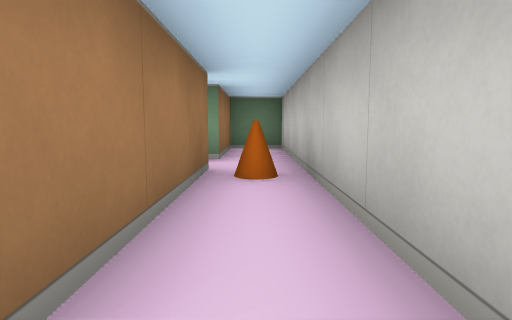
View 1 (above)

15 first-person views from a walk through a cub3D maze. The camera is about half as high as the walls, tilts 6° down and sees 75° across. The floor is counted in squares. Each view is taken from the middle of a square. On the plan, view 1 faces up. The plan holds only what a view shows up to about 9 squares ahead; the rest is blank.

View 2
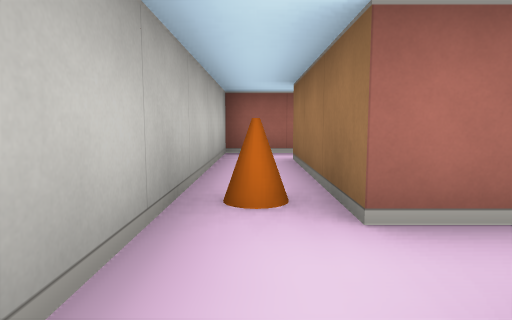

View 3
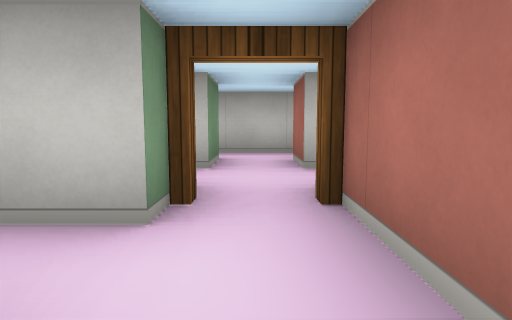

View 4
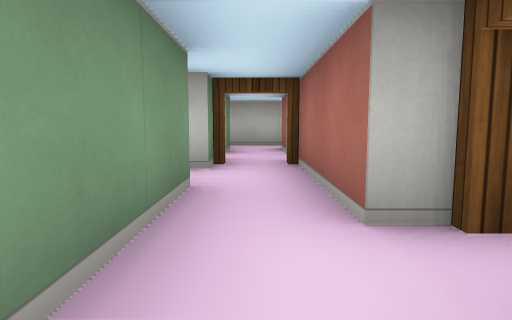

View 5
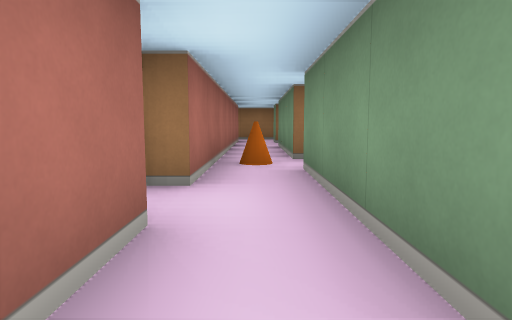

View 6
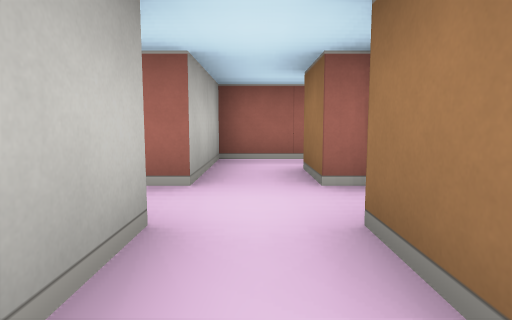

View 7
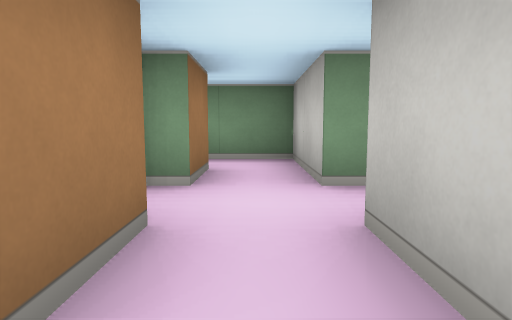

View 8
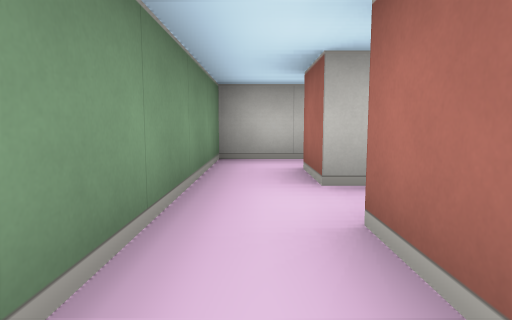

View 9
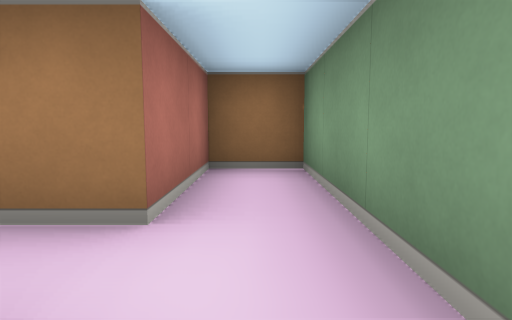

View 10
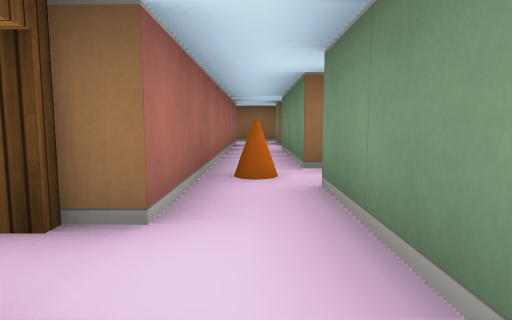

View 11
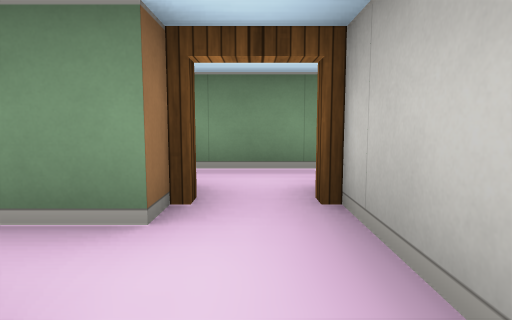

View 12
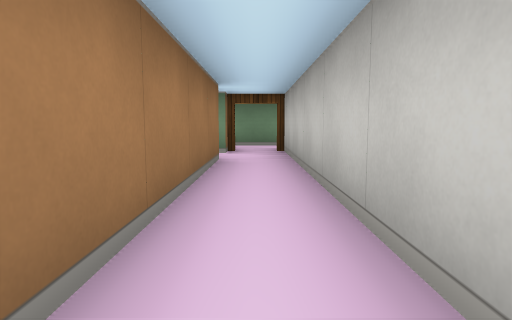

View 13
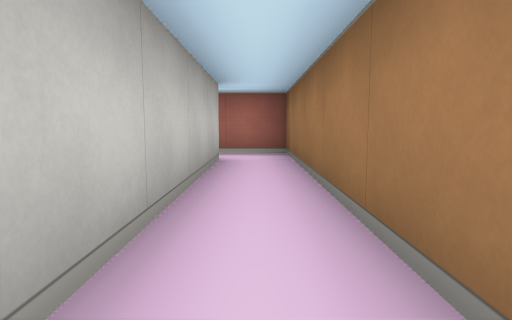

View 14
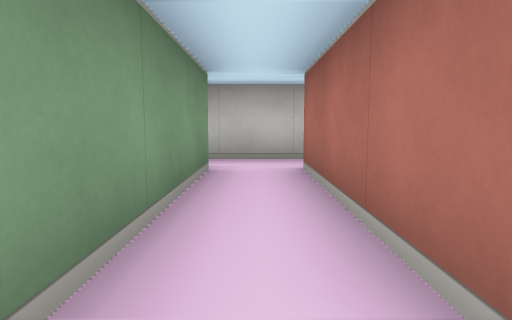

View 15
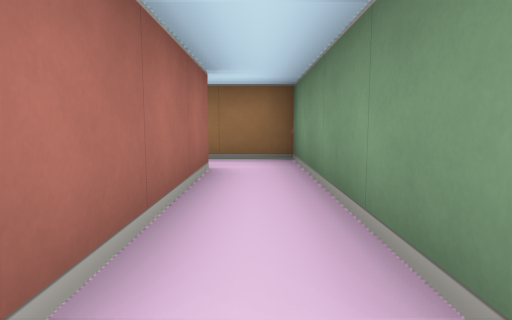

### Floor plan
Points are (right, up) in squares from view 1. A wall is a line through its corners. A room is listed if a view was taken in it or the views show most of it. See-through windows are left out.
Room 1 (views 1, 2)
walls: (-1.5, 3.5) (-0.5, 3.5) (-0.5, 0.5); (-0.6, -0.5) (0.5, -0.5) (0.5, 6.5) (-0.5, 6.5) (-0.5, 4.5) (-1.5, 4.5)
ways out: opening at (-1, 4) to room 7
objects: cone (0, 3)
Room 2 (views 3, 4, 5, 10)
walls: (-5.5, 3.5) (-2.5, 3.5); (-4.5, 5.5) (-4.5, 4.5) (-7.5, 4.5); (-3.5, 4.5) (-3.5, 5.5); (-11.9, 3.5) (-6.5, 3.5)
ways out: opening at (-4, 5) to room 5; open door at (-6, 3) to room 6; open door at (-3, 4) to room 7
objects: cone (-8, 4)
Room 3 (views 6, 9)
walls: (-3.5, 5.5) (-2.5, 5.5); (-1.5, 5.5) (-1.5, 6.5) (-3.5, 6.5)
ways out: opening at (-3, 6) to room 5; opening at (-2, 5) to room 7
Room 4 (view 7)
walls: (-2.8, 1.5) (-1.5, 1.5) (-1.5, 3.5); (-2.5, 3.5) (-2.5, 2.5)
ways out: opening at (-2, 3) to room 7; opening at (-3, 2)
Room 5 (view 8)
walls: (-3.5, 6.5) (-6.5, 6.5) (-6.5, 5.5) (-4.5, 5.5)
ways out: opening at (-4, 5) to room 2; opening at (-3, 6) to room 3
Room 6 (views 11, 12, 13, 14, 15)
walls: (-6.5, 2.5) (-10.5, 2.5) (-10.5, 1.2); (-5.5, -3.5) (-5.5, 3.5); (-9.5, 1.5) (-6.5, 1.5) (-6.5, -4.5) (-5.4, -4.5)
ways out: open door at (-6, 3) to room 2; opening at (-10, 1); opening at (-5, -4)
Room 7 (no view inside)
walls: (-2.5, 5.5) (-2.5, 4.5); (-1.5, 4.5) (-1.5, 5.5)
ways out: opening at (-1, 4) to room 1; open door at (-3, 4) to room 2; opening at (-2, 5) to room 3; opening at (-2, 3) to room 4

Positions as (right, up) in squares from view 1, and headings:
1: (0, 0), facing up
2: (0, 5), facing down
3: (-5, 4), facing right
4: (-7, 4), facing right
5: (-4, 4), facing left
6: (-2, 6), facing down
7: (-2, 2), facing up
8: (-6, 6), facing right
9: (-3, 6), facing left
10: (-5, 4), facing left
11: (-6, 1), facing up
12: (-6, -3), facing up
13: (-6, 1), facing down
14: (-10, 2), facing right
15: (-6, 2), facing left
